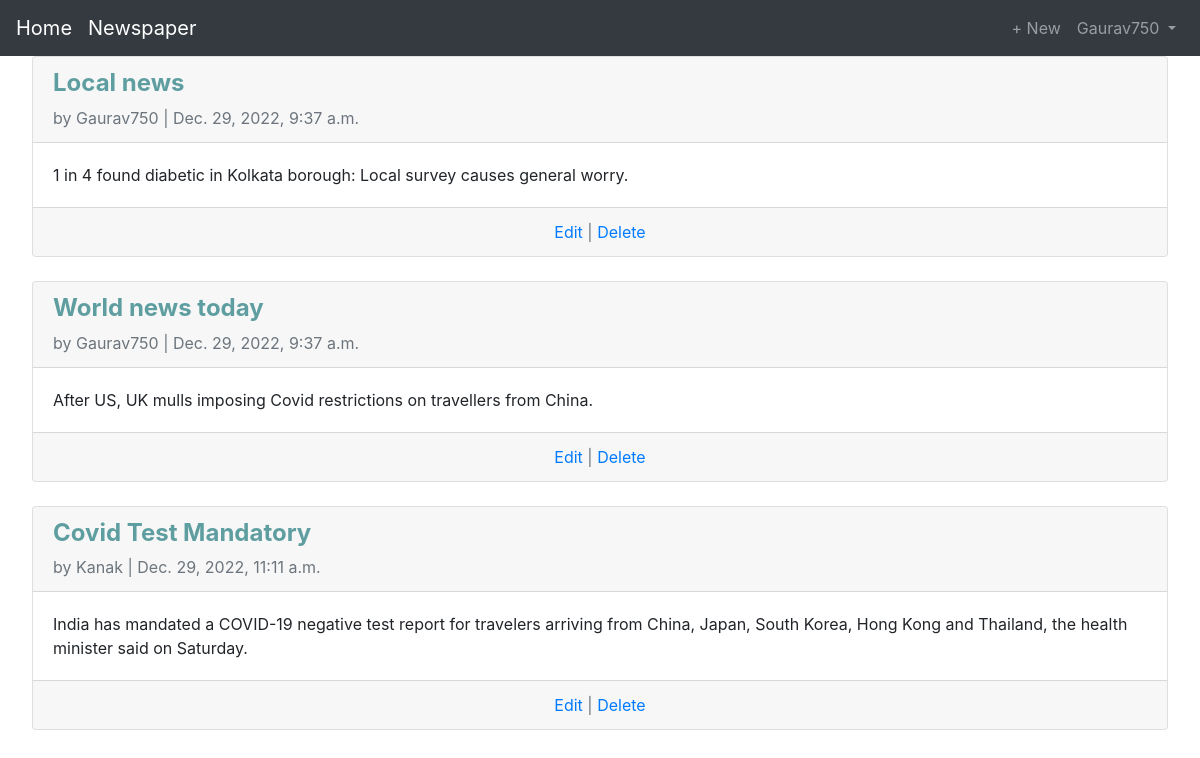
/articles/ (signed in), run on the app's committed database.
### accounts/models.py (models this page shows)
class CustomUser(AbstractUser):
    age = models.PositiveIntegerField(null=True, blank=True)

### articles/models.py (models this page shows, shortened)
class Article(models.Model):
    title = models.CharField(max_length=255)
    body = models.TextField()
    date = models.DateTimeField(auto_now_add=True)
    author = models.ForeignKey(get_user_model(), on_delete=models.CASCADE)

### articles/views.py (the view)
# urls.py: path('', ArticleListView.as_view(), name='article_list'),
class ArticleListView(ListView):
    model = Article
    template_name = 'article_list.html'

### templates/article_list.html
{% extends 'base.html' %} {% block content %} {% for article in object_list %}
<div class="card">
  <div class="card-header">
    <a
      href="{% url 'article_detail' article.pk %}"
      style="text-decoration: none; color: cadetblue"
    >
      <h4 class="font-weight-bold">{{article.title}}</h4>
    </a>
    <span class="text-muted"> by {{article.author}} | {{article.date}}</span>
  </div>
  <div class="card-body">{{article.body}}</div>
  <div class="card-footer text-center text-muted">
    <a href="{% url 'article_edit' article.pk %}">Edit</a> |
    <a href="{% url 'article_delete' article.pk %}">Delete</a>
  </div>
</div>
<br />
{% endfor %} {% endblock content %}

### templates/base.html (shortened to what this page needs)
<!DOCTYPE html>
<html lang="en">
  <head>
    <link
      rel="stylesheet"
      href="https://cdn.jsdelivr.net/npm/bootstrap@4.5.3/dist/css/bootstrap.min.css"
    />
  </head>
  <body>
    <nav class="navbar navbar-expand-lg navbar-dark bg-dark">
      <a class="navbar-brand" href="{% url 'home' %}">Home</a>
      <a class="navbar-brand" href="{% url 'article_list' %}">Newspaper</a>
      <div class="collapse navbar-collapse" id="navbarSupportedContent">
        {% if user.is_authenticated %}
        <ul class="navbar-nav ml-auto">
          <li class="nav-item">
            <a class="nav-link" href="{% url 'article_new' %}">+ New </a>
          </li>
          <li class="nav-item">
            <a
              class="nav-link dropdown-toggle"
              href="#"
              id="navbarDropdown"
              role="button"
              data-toggle="dropdown"
              aria-haspopup="true"
              aria-expanded="false"
            >
              {{ user.username }}
            </a>
          </li>
        </ul>
        {% endif %}
      </div>
    </nav>
    <main>
      <div style="margin: 0 2rem">
        {% block content %}{% endblock content %}
      </div>
    </main>
  </body>
</html>

### data on the page
CustomUser: username "Gaurav750"
Article: title "Local news", author "Gaurav750", date "Dec. 29, 2022, 9:37 a.m.", body "1 in 4 found diabetic in Kolkata borough: Local survey causes general worry."
Article: title "World news today", author "Gaurav750", date "Dec. 29, 2022, 9:37 a.m.", body "After US, UK mulls imposing Covid restrictions on travellers from China."
Article: title "Covid Test Mandatory", author "Kanak", date "Dec. 29, 2022, 11:11 a.m.", body "India has mandated a COVID-19 negative test report for travelers arriving from China, Japan, South Korea, Hong Kong and Thailand, the health minister said on Saturday."
